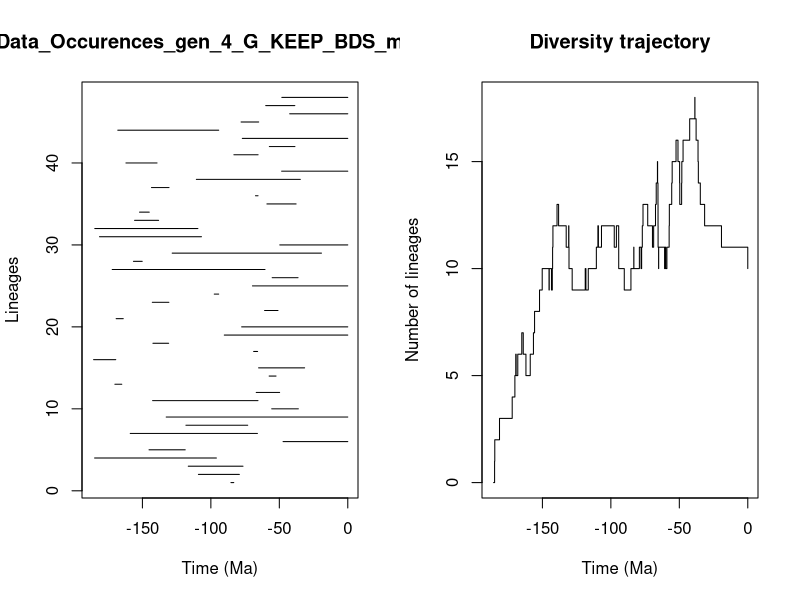

Source code (R):


pdf(file='../Genus/pyrate_mcmc_logs/Data_Occurences_gen_4_G_KEEP_BDS_mcmc_LTT.pdf',width=0.6*20, height=0.6*10)
title = "Data_Occurences_gen_4_G_KEEP_BDS_mcmc"
ts=c(85.34320043986368, 109.09333051773069,116.50456896176946,184.9225822056442,145.17275937587183,47.2683528669585,158.88806429705068,118.22185796644953,132.62293183163104,55.557881027293305,142.55630966954703,66.8722348857365,170.10526159968222,57.43697506660487,65.13700060910193,185.65579519341384,68.75307048118613,142.3187272054404,90.207580463411,77.51878173944377,169.1853956829803,60.76575822973502,142.77300081026883,97.52261762991625,69.61743858744231,55.22236340462939,172.06603961662196,156.5497552413649,128.25912562150532,49.66937258322289,181.33642691423586,184.78856347203615,155.72997884341035,152.10587167094644,59.072097855685435,67.39977650606323,143.3739050439801,110.60118284886259,48.318434965351514,162.02939932554068,83.1790028460707,57.292597888025426,77.03700205032224,167.9881160176548,77.93387303723499,42.42609677227302,59.936164397994425,48.17348285763579)
te=c(83.27190622368184, 79.17542628237068,76.52416832646371,95.95989549132311,118.72680894583223,0.0,65.99052396201715,73.08625620223025,0.0,36.11012239361005,65.5931502007997,49.78509017662791,165.0626539558723,52.403783471243834,31.523415091745136,169.46577989187125,65.8596619538655,130.8249776170916,0.0,0.0,163.99110953666403,50.975708031384954,130.66971249729252,94.29028226274096,0.0,36.331628776685626,60.457737011887666,150.1474283802105,19.214537106002517,0.0,106.85476336009502,109.47281548205923,138.1740010651614,145.00479015295647,37.74026808082078,65.54931274319476,130.57405934689942,34.66687407916536,0.0,139.3215356945332,65.51087347834704,38.59253039445088,0.0,94.2670938183347,65.06988057565843,0.0,38.675785141078926,0.0)
div_traj=c(0, 1,2,3,4,5,6,5,6,7,6,5,6,7,8,9,10,9,10,9,10,11,12,13,12,11,12,11,10,9,10,9,10,11,12,11,12,11,12,11,10,9,10,11,10,11,10,11,12,13,12,11,12,13,14,15,14,13,12,11,10,11,10,11,10,11,12,13,14,15,16,15,14,13,14,15,16,17,18,17,16,15,14,13,12,11,10)
time_events=c(185.65579519341384, 184.9225822056442,184.78856347203615,181.33642691423586,172.06603961662196,170.10526159968222,169.46577989187125,169.1853956829803,167.9881160176548,165.0626539558723,163.99110953666403,162.02939932554068,158.88806429705068,156.5497552413649,155.72997884341035,152.10587167094644,150.1474283802105,145.17275937587183,145.00479015295647,143.3739050439801,142.77300081026883,142.55630966954703,142.3187272054404,139.3215356945332,138.1740010651614,132.62293183163104,130.8249776170916,130.66971249729252,130.57405934689942,128.25912562150532,118.72680894583223,118.22185796644953,116.50456896176946,110.60118284886259,109.47281548205923,109.09333051773069,106.85476336009502,97.52261762991625,95.95989549132311,94.29028226274096,94.2670938183347,90.207580463411,85.34320043986368,83.27190622368184,83.1790028460707,79.17542628237068,77.93387303723499,77.51878173944377,77.03700205032224,76.52416832646371,73.08625620223025,69.61743858744231,68.75307048118613,67.39977650606323,66.8722348857365,65.99052396201715,65.8596619538655,65.5931502007997,65.54931274319476,65.51087347834704,65.13700060910193,65.06988057565843,60.76575822973502,60.457737011887666,59.936164397994425,59.072097855685435,57.43697506660487,57.292597888025426,55.557881027293305,55.22236340462939,52.403783471243834,50.975708031384954,49.78509017662791,49.66937258322289,48.318434965351514,48.17348285763579,47.2683528669585,42.42609677227302,38.675785141078926,38.59253039445088,37.74026808082078,36.331628776685626,36.11012239361005,34.66687407916536,31.523415091745136,19.214537106002517,0.0)
                par(mfrow=c(1,2))
                L = length(ts)
                plot(ts, 1:L , xlim=c(-max(ts)-1,0), pch=20, type="n", main=title,xlab="Time (Ma)",ylab="Lineages")
                for (i in 1:L){segments(x0=-te[i],y0=i,x1=-ts[i],y1=i)}    
                t = -time_events
                plot(div_traj ~ t,type="s", main = "Diversity trajectory",xlab="Time (Ma)",ylab="Number of lineages",xlim=c(-max(ts)-1,0))
                abline(v=c(65,200,251,367,445),lty=2,col="gray")
                
